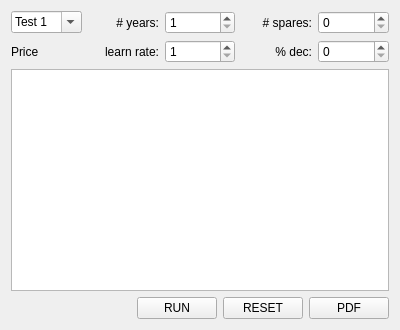
<?xml version="1.0" encoding="UTF-8"?>
<ui version="4.0">
 <class>Form</class>
 <widget class="QWidget" name="Form">
  <property name="geometry">
   <rect>
    <x>0</x>
    <y>0</y>
    <width>400</width>
    <height>330</height>
   </rect>
  </property>
  <property name="windowTitle">
   <string>Form</string>
  </property>
  <layout class="QVBoxLayout" name="verticalLayout">
   <item>
    <layout class="QHBoxLayout" name="row1Info">
     <item>
      <widget class="QComboBox" name="partComboBox">
       <property name="editable">
        <bool>true</bool>
       </property>
       <property name="currentText">
        <string>part id</string>
       </property>
       <property name="maxVisibleItems">
        <number>100</number>
       </property>
       <item>
        <property name="text">
         <string>Test 1</string>
        </property>
       </item>
       <item>
        <property name="text">
         <string>Test 2</string>
        </property>
       </item>
      </widget>
     </item>
     <item>
      <widget class="QLabel" name="yearsLabel">
       <property name="text">
        <string># years:</string>
       </property>
       <property name="alignment">
        <set>Qt::AlignRight|Qt::AlignTrailing|Qt::AlignVCenter</set>
       </property>
      </widget>
     </item>
     <item>
      <widget class="QSpinBox" name="yearsSpinBox">
       <property name="minimum">
        <number>1</number>
       </property>
       <property name="maximum">
        <number>100</number>
       </property>
      </widget>
     </item>
     <item>
      <widget class="QLabel" name="sparesLabel">
       <property name="text">
        <string># spares:</string>
       </property>
       <property name="alignment">
        <set>Qt::AlignRight|Qt::AlignTrailing|Qt::AlignVCenter</set>
       </property>
      </widget>
     </item>
     <item>
      <widget class="QSpinBox" name="sparesSpinBox">
       <property name="maximum">
        <number>10000</number>
       </property>
      </widget>
     </item>
    </layout>
   </item>
   <item>
    <layout class="QHBoxLayout" name="row2Info">
     <item>
      <widget class="QLabel" name="priceLabel">
       <property name="text">
        <string>Price</string>
       </property>
      </widget>
     </item>
     <item>
      <widget class="QLabel" name="learnRateLabel">
       <property name="text">
        <string>learn rate:</string>
       </property>
       <property name="alignment">
        <set>Qt::AlignRight|Qt::AlignTrailing|Qt::AlignVCenter</set>
       </property>
      </widget>
     </item>
     <item>
      <widget class="QSpinBox" name="learnRateSpinBox">
       <property name="minimum">
        <number>1</number>
       </property>
       <property name="maximum">
        <number>100</number>
       </property>
      </widget>
     </item>
     <item>
      <widget class="QLabel" name="percentDecLabel">
       <property name="text">
        <string>% dec:</string>
       </property>
       <property name="alignment">
        <set>Qt::AlignRight|Qt::AlignTrailing|Qt::AlignVCenter</set>
       </property>
      </widget>
     </item>
     <item>
      <widget class="QSpinBox" name="percentDecSpinBox">
       <property name="maximum">
        <number>100</number>
       </property>
      </widget>
     </item>
    </layout>
   </item>
   <item>
    <layout class="QHBoxLayout" name="tableInfo">
     <item>
      <widget class="QTableView" name="tableView"/>
     </item>
    </layout>
   </item>
   <item>
    <layout class="QHBoxLayout" name="pushButtonRow">
     <item>
      <spacer name="horizontalSpacer">
       <property name="orientation">
        <enum>Qt::Horizontal</enum>
       </property>
       <property name="sizeHint" stdset="0">
        <size>
         <width>40</width>
         <height>20</height>
        </size>
       </property>
      </spacer>
     </item>
     <item>
      <widget class="QPushButton" name="runPushButton">
       <property name="text">
        <string>RUN</string>
       </property>
      </widget>
     </item>
     <item>
      <widget class="QPushButton" name="resetPushButton">
       <property name="text">
        <string>RESET</string>
       </property>
      </widget>
     </item>
     <item>
      <widget class="QPushButton" name="pdfPushButton">
       <property name="text">
        <string>PDF</string>
       </property>
      </widget>
     </item>
    </layout>
   </item>
  </layout>
 </widget>
 <resources/>
 <connections/>
</ui>
